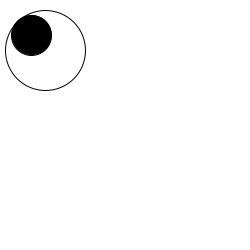
Frame 1 (no input)
Frame 60 (the mouse pressed at the canvas centre just before this capture): identical to frame 1, image omitted
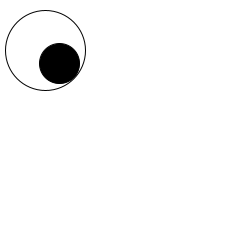
Frame 120 (the mouse held since frame 60 and released just before this capture)

The Processing sketch that drew these frames (run headless with seeded random() and noise(); from frame 60 on, the mouse is pressed at the canvas centre):

// Processing sketch: processing_84222
// ── processing_84222.pde

class Eye {
  int x, y, radius;
  int dx, dy;
  float angle;
  
  Eye(int x, int y, int radius) {
    this.x = x;
    this.y = y;
    this.radius = radius;
    dx = dy = 0;
    angle = 0;
  }
  
  void draw() {
    fill(255);
    ellipse(x, y, radius, radius);
  
    fill(0);
    dx = mouseX - x;
    dy = mouseY - y;
    angle = atan2(dy, dx);
    ellipse(x + cos(angle)*(radius>>2),  y + sin(angle)*(radius>>2), radius>>1, radius>>1);  
  }
}

Eye eye;

void setup() {  //setup function called initially, only once
  size(250, 250);
  background(255);  //set background white
  eye = new Eye(45, 50, 80);
}

void draw() {  //draw function loops 
  background(255);  //set background white
  eye.draw();
}
